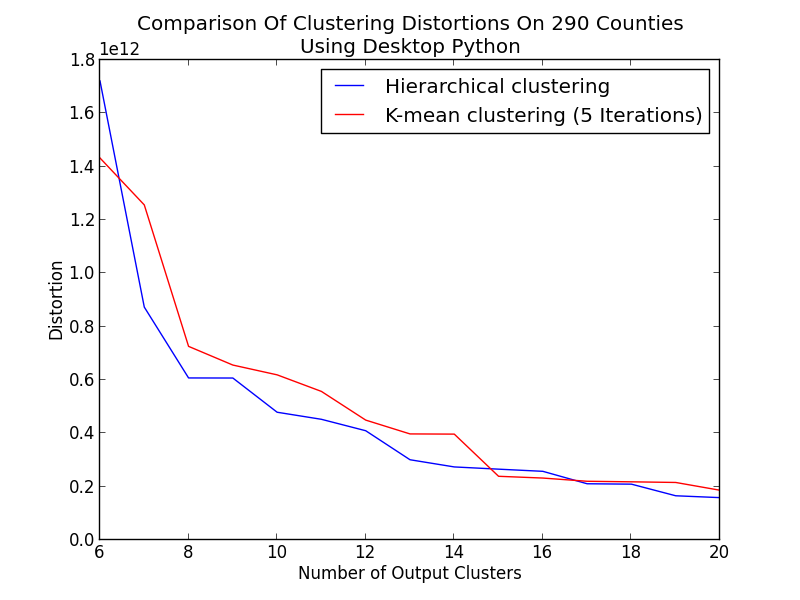

Write Python code to recreate this figure.
#!/usr/bin/python

import alg_cluster
import alg_project3_viz
import matplotlib.pyplot as plt
import proj3


def main():
    data_table = alg_project3_viz.load_data_table(alg_project3_viz.DATA_290_URL)
    xvals = range(6, 21)
    yvals_hc, yvals_km = [], []
    for x in xvals:
        singleton_list = [alg_cluster.Cluster(set([line[0]]), line[1], line[2], line[3], line[4])
                          for line in data_table]
        cluster_list = proj3.hierarchical_clustering(singleton_list, x)
        distortion = sum(cluster.cluster_error(data_table) for cluster in cluster_list)
        yvals_hc.append(distortion)
        singleton_list = [alg_cluster.Cluster(set([line[0]]), line[1], line[2], line[3], line[4])
                          for line in data_table]
        cluster_list = proj3.kmeans_clustering(singleton_list, x, 5)
        distortion = sum(cluster.cluster_error(data_table) for cluster in cluster_list)
        yvals_km.append(distortion)
    plt.plot(xvals, yvals_hc, '-b', label='Hierarchical clustering')
    plt.plot(xvals, yvals_km, '-r', label='K-mean clustering (5 Iterations)')
    plt.legend(loc='upper right')
    plt.ylabel('Distortion')
    plt.xlabel('Number of Output Clusters')
    plt.title('Comparison Of Clustering Distortions On 290 Counties\n'
              'Using Desktop Python')
    plt.show()
    import pdb; pdb.set_trace()


if __name__ == '__main__':
    main()
